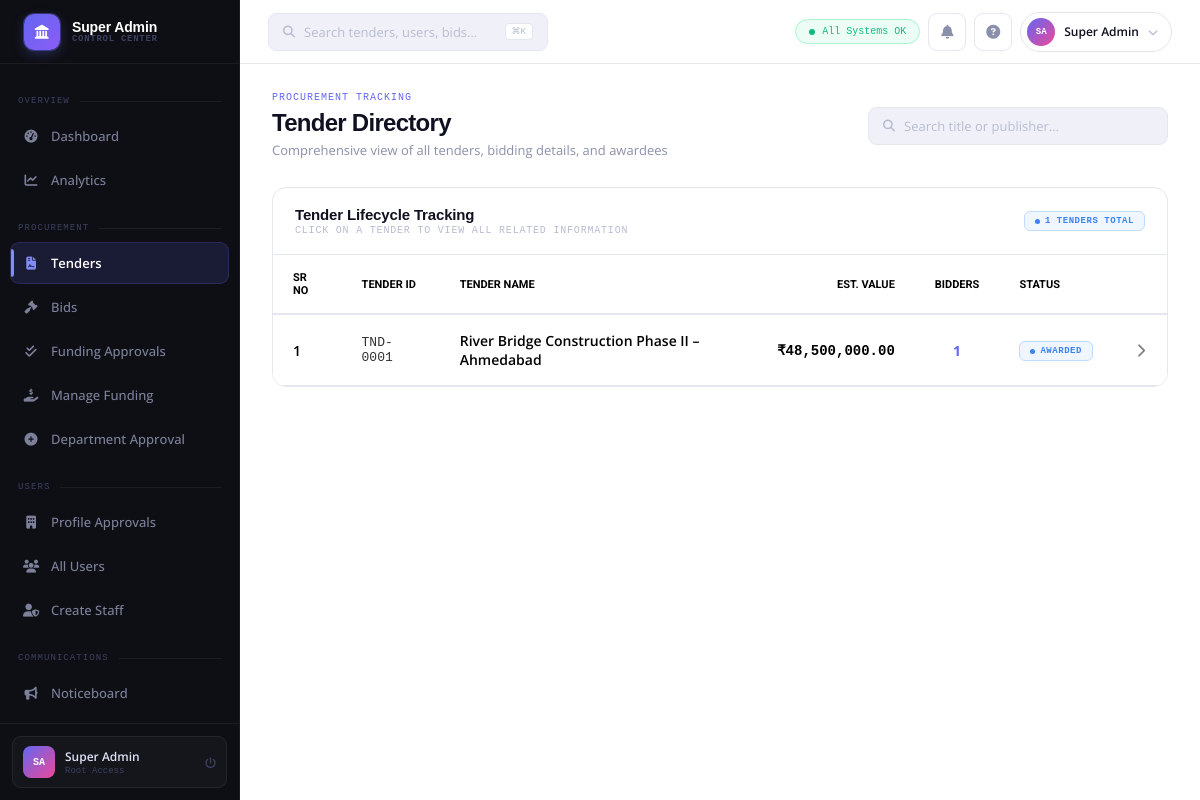
Page /coreadmin/tender_list/ (signed in) on the committed database.
### tenders/models.py (models this page shows, shortened)
class Tenderss(models.Model):
    STATUS_CHOICES = (
        ('open', 'Open'),
        ('closed', 'Closed'),
        ('draft', 'Draft'),
        ('awarded', 'Awarded'),
    )
    title = models.CharField(max_length=255)
    department = models.CharField(max_length=255)
    category = models.CharField(max_length=100)
    description = models.TextField()
    estimated_value = models.DecimalField(max_digits=15, decimal_places=2)
    emd_amount = models.DecimalField(max_digits=15, decimal_places=2)
    publish_date = models.DateField()
    closing_date = models.DateField()
    pre_bid_meeting = models.DateTimeField(null=True, blank=True)
    location = models.CharField(max_length=255)
    status = models.CharField(max_length=20, choices=STATUS_CHOICES, default='open')
    document = models.FileField(upload_to='tender_documents/')
    tender_id = models.CharField(max_length=50, unique=True, blank=True, null=True)
    created_by = models.ForeignKey(User, on_delete=models.CASCADE)
    created_at = models.DateTimeField(auto_now_add=True)

### coreadmin/views.py (the view)
# urls.py: path('tender_list/', views.tender_list, name='tender_list'),
@staff_member_required
def tender_list(request):
    all_tenders = Tenderss.objects.all().order_by('-created_at')
    tenders_data = []
    for tender in all_tenders:
        applications = tender.applications.all()
        bid_count = applications.count()
        awardee = applications.filter(status='awarded').first()
        tenders_data.append({
            'obj': tender,
            'bid_count': bid_count,
            'applications': applications,
            'awardee': awardee,
            'awardee_name': awardee.company_name if awardee else "None",
            'publisher': tender.created_by.username # WHO publish
        })
    return render(request, 'tender_list.html', {
        'tenders': tenders_data
    })

### accounts/context_processors.py (called while the page is built)
def notifications(request):
    if request.user.is_authenticated:
        user_notifications = Notification.objects.filter(user=request.user).order_by('-created_at')
        unread_count = user_notifications.filter(is_read=False).count()
        return {
            'notifications': user_notifications,
            'unread_count': unread_count,
        }
    return {
        'notifications': [],
        'unread_count': 0,
    }

### coreadmin/templates/tender_list.html (shortened to what this page needs)
{% extends 'coreadmin_base.html' %}
{% load static %}
{% load humanize %}
{% block nav_tenders %}active{% endblock %}
{% block content %}
<div class="ph">
  <div>
    <div class="ph-eye">Procurement Tracking</div>
    <div class="ph-title">Tender Directory</div>
    <div class="ph-sub">Comprehensive view of all tenders, bidding details, and awardees</div>
  </div>
  <div class="ph-actions">
    <div class="topbar-search" style="width: 300px;">
        <i class="fas fa-search"></i>
        <input type="text" id="tenderSearch" placeholder="Search title or publisher...">
    </div>
  </div>
</div>
<div class="card" style="margin-bottom:22px;">
  <div class="ch">
    <div>
      <div class="ct">Tender Lifecycle Tracking</div>
      <div class="cs">Click on a tender to view all related information</div>
    </div>
    <span class="badge bg-blue">{{ tenders|length }} Tenders Total</span>
  </div>
  <div style="padding: 0;">
    <table style="width: 100%; border-collapse: collapse; background: var(--surface);" id="tendersTable">
      <thead style="background: var(--bg2); border-bottom: 2px solid var(--border);">
        <tr style="text-align: left; font-size: 11px; color: var(--text); text-transform: uppercase; font-family: 'Roboto', sans-serif;">
          <th style="padding: 16px 20px;">Sr No</th>
          <th style="padding: 16px 20px;">Tender ID</th>
          <th style="padding: 16px 20px;">Tender Name</th>
          <th style="padding: 16px 20px; text-align: right;">Est. Value</th>
          <th style="padding: 16px 20px; text-align: center;">Bidders</th>
          <th style="padding: 16px 20px;">Status</th>
          <th style="padding: 16px 20px; width:40px;"></th>
        </tr>
      </thead>
      <tbody>
        {% for tender in tenders %}
        <tr class="tender-header" onclick="window.location.href='{% url 'coreadmin:tender_bidders' tender.obj.id %}'" style="border-bottom: 1px solid var(--border); cursor: pointer; transition: background 0.2s;">
            <td style="padding: 16px 20px; font-weight: 600; color: var(--text);">{{ forloop.counter }}</td>
            <td style="padding: 16px 20px; font-family: monospace; font-size: 13px; color: var(--text); opacity: 0.8;">TND-{{ tender.obj.id|stringformat:"04d" }}</td>
            <td style="padding: 16px 20px; font-weight: 600; font-size: 14px; color: var(--text);">{{ tender.obj.title }}</td>
            <td style="padding: 16px 20px; text-align: right; font-weight: 700; font-family: monospace; font-size: 14px; color: var(--text);">₹{{ tender.obj.estimated_value|intcomma }}</td>
            <td style="padding: 16px 20px; text-align: center; font-weight: 700; font-size: 14px; color: var(--accent);">{{ tender.bid_count }}</td>
            <td style="padding: 16px 20px;">
                {% if tender.obj.status == 'open' %}
                    <span class="badge bg-green">Open</span>
                {% elif tender.obj.status == 'awarded' %}
                    <span class="badge bg-blue">Awarded</span>
                {% elif tender.obj.status == 'closed' or tender.obj.status == 'expired' %}
                    <span class="badge bg-red">{{ tender.obj.status|title }}</span>
                {% else %}
                    <span class="badge bg-amber">{{ tender.obj.status|title }}</span>
                {% endif %}
            </td>
            <td style="padding: 16px 20px; text-align: center;">
                <div class="expand-icon" style="color: var(--text); opacity:0.5; transition: transform 0.3s; transform: rotate(-90deg);">
                    <i class="fas fa-chevron-down"></i>
                </div>
            </td>
        </tr>
        {% empty %}
        <tr>
            <td colspan="7" style="text-align: center; padding: 40px; color: var(--text); opacity:0.6;">
                No tenders found in the system.
            </td>
        </tr>
        {% endfor %}
      </tbody>
    </table>
  </div>
</div>
{% endblock %}

### coreadmin/templates/coreadmin_base.html (style rules this page uses)
:root { --sidebar-w: 240px; --topbar-h: 64px; --sb-bg: #0e0f14; --sb-border: rgba(255,255,255,0.06); --sb-text: #7c8099; --sb-hover-bg: rgba(255,255,255,0.05); --sb-active-bg: rgba(99,102,241,0.15); --sb-active: #818cf8; --sb-section: #3d4060; --bg: #f5f6fb; --surface: #ffffff; --surface-2: #f0f1f8; --border: #e4e6f0; --border-2: #d0d4e8; --t1: #0f1020; --t2: #4a5070; --t3: #8a90aa; --t4: #b8bcd0; --accent: #6366f1; --accent-2: #818cf8; --accent-soft: rgba(99,102,241,0.1); --accent-bdr: rgba(99,102,241,0.25); --green: #10b981; --green-bg: #ecfdf5; --green-b: #a7f3d0; --red: #ef4444; --red-bg: #fef2f2; --red-b: #fca5a5; --amber: #f59e0b; --amber-bg: #fffbeb; --amber-b: #fde68a; --blue: #3b82f6; --blue-bg: #eff6ff; --blue-b: #bfdbfe; --purple: #8b5cf6; --purple-bg:#f5f3ff; --purple-b:#ddd6fe; --rose: #f43f5e; --rose-bg: #fff1f2; --rose-b: #fecdd3; }
*, *::before, *::after { box-sizing: border-box; margin: 0; padding: 0; }
html { font-size: 14px; }
body { margin: 0; background: var(--bg1); color: var(--text); font-family: 'Open Sans', 'Roboto', Arial, sans-serif; overflow-x: hidden; -webkit-font-smoothing: antialiased; }
.topbar-search { display: flex; align-items: center; gap: 9px; background: var(--surface-2); border: 1px solid var(--border); border-radius: 9px; padding: 0 14px; height: 38px; width: 280px; cursor: text; transition: all 0.15s; }
.topbar-search i { color: var(--t4); font-size: 12px; flex-shrink: 0; }
.topbar-search input { flex: 1; border: none; background: transparent; outline: none; font-size: 13px; font-family: inherit; color: var(--t1); }
.topbar-search input::placeholder { color: var(--t4); }
.ph { display: flex; align-items: center; justify-content: space-between; margin-bottom: 28px; gap: 16px; flex-wrap: wrap; }
.ph-eye { font-family: 'Fira Code', monospace; font-size: 10px; font-weight: 500; letter-spacing: 0.1em; text-transform: uppercase; color: var(--accent); margin-bottom: 6px; }
.ph-title { font-family: 'Outfit', sans-serif; font-size: 24px; font-weight: 800; color: var(--t1); letter-spacing: -0.03em; }
.ph-sub { font-size: 13px; color: var(--t3); margin-top: 4px; font-weight: 400; }
.ph-actions { display: flex; gap: 8px; flex-wrap: wrap; }
.card { background: var(--surface); border: 1px solid var(--border); border-radius: 14px; overflow: hidden; }
.ch { display: flex; align-items: center; justify-content: space-between; padding: 18px 22px; border-bottom: 1px solid var(--border); gap: 12px; flex-wrap: wrap; }
.ct { font-family: 'Outfit', sans-serif; font-size: 15px; font-weight: 700; color: var(--t1); letter-spacing: -0.01em; }
.cs { font-family: 'Fira Code', monospace; font-size: 10px; color: var(--t4); text-transform: uppercase; letter-spacing: 0.08em; margin-top: 2px; }
.badge { display: inline-flex; align-items: center; gap: 5px; padding: 4px 10px; border-radius: 6px; font-family: 'Fira Code', monospace; font-size: 9px; font-weight: 600; letter-spacing: 0.06em; text-transform: uppercase; border: 1px solid; white-space: nowrap; }
.badge::before { content:''; width:5px; height:5px; border-radius:50%; background:currentColor; flex-shrink:0; }
.bg-blue { color:var(--blue); background:var(--blue-bg); border-color:var(--blue-b); }

### rows in the picture
Tenderss: obj.id "0001", obj "River Bridge Construction Phase II – Ahmedabad", obj.estimated_value "48,500,000.00", bid_count "1", status "AWARDED"

### other values in the picture
{{ tenders|length }} "1"
